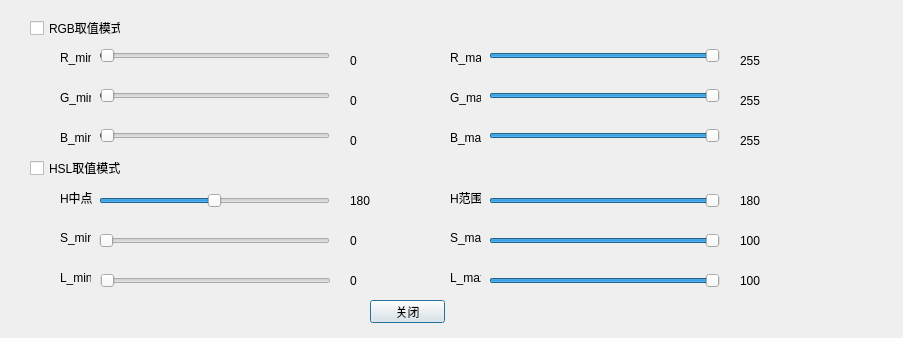
<?xml version="1.0" encoding="UTF-8"?>
<ui version="4.0">
 <class>Features</class>
 <widget class="QDialog" name="Features">
  <property name="geometry">
   <rect>
    <x>0</x>
    <y>0</y>
    <width>903</width>
    <height>338</height>
   </rect>
  </property>
  <property name="windowTitle">
   <string>参数设置</string>
  </property>
  <widget class="QSlider" name="red_min">
   <property name="geometry">
    <rect>
     <x>99</x>
     <y>45</y>
     <width>231</width>
     <height>22</height>
    </rect>
   </property>
   <property name="minimum">
    <number>-1</number>
   </property>
   <property name="maximum">
    <number>255</number>
   </property>
   <property name="value">
    <number>0</number>
   </property>
   <property name="orientation">
    <enum>Qt::Horizontal</enum>
   </property>
  </widget>
  <widget class="QLabel" name="label_red_min">
   <property name="geometry">
    <rect>
     <x>350</x>
     <y>50</y>
     <width>31</width>
     <height>21</height>
    </rect>
   </property>
   <property name="text">
    <string>0</string>
   </property>
  </widget>
  <widget class="QPushButton" name="close">
   <property name="geometry">
    <rect>
     <x>370</x>
     <y>300</y>
     <width>75</width>
     <height>23</height>
    </rect>
   </property>
   <property name="text">
    <string>关闭</string>
   </property>
  </widget>
  <widget class="QLabel" name="label_green_min">
   <property name="geometry">
    <rect>
     <x>350</x>
     <y>90</y>
     <width>31</width>
     <height>21</height>
    </rect>
   </property>
   <property name="text">
    <string>0</string>
   </property>
  </widget>
  <widget class="QSlider" name="green_min">
   <property name="geometry">
    <rect>
     <x>99</x>
     <y>85</y>
     <width>231</width>
     <height>22</height>
    </rect>
   </property>
   <property name="minimum">
    <number>-1</number>
   </property>
   <property name="maximum">
    <number>255</number>
   </property>
   <property name="value">
    <number>0</number>
   </property>
   <property name="orientation">
    <enum>Qt::Horizontal</enum>
   </property>
  </widget>
  <widget class="QLabel" name="label_blue_min">
   <property name="geometry">
    <rect>
     <x>350</x>
     <y>130</y>
     <width>31</width>
     <height>21</height>
    </rect>
   </property>
   <property name="text">
    <string>0</string>
   </property>
  </widget>
  <widget class="QSlider" name="blue_min">
   <property name="geometry">
    <rect>
     <x>99</x>
     <y>125</y>
     <width>231</width>
     <height>22</height>
    </rect>
   </property>
   <property name="minimum">
    <number>-1</number>
   </property>
   <property name="maximum">
    <number>255</number>
   </property>
   <property name="value">
    <number>0</number>
   </property>
   <property name="orientation">
    <enum>Qt::Horizontal</enum>
   </property>
  </widget>
  <widget class="QSlider" name="h_middle">
   <property name="geometry">
    <rect>
     <x>99</x>
     <y>190</y>
     <width>231</width>
     <height>22</height>
    </rect>
   </property>
   <property name="maximum">
    <number>360</number>
   </property>
   <property name="value">
    <number>180</number>
   </property>
   <property name="orientation">
    <enum>Qt::Horizontal</enum>
   </property>
  </widget>
  <widget class="QLabel" name="label_h_middle">
   <property name="geometry">
    <rect>
     <x>350</x>
     <y>190</y>
     <width>31</width>
     <height>21</height>
    </rect>
   </property>
   <property name="text">
    <string>180</string>
   </property>
  </widget>
  <widget class="QSlider" name="s_min">
   <property name="geometry">
    <rect>
     <x>99</x>
     <y>230</y>
     <width>231</width>
     <height>22</height>
    </rect>
   </property>
   <property name="maximum">
    <number>100</number>
   </property>
   <property name="value">
    <number>0</number>
   </property>
   <property name="orientation">
    <enum>Qt::Horizontal</enum>
   </property>
  </widget>
  <widget class="QLabel" name="label_s_min">
   <property name="geometry">
    <rect>
     <x>350</x>
     <y>230</y>
     <width>31</width>
     <height>21</height>
    </rect>
   </property>
   <property name="text">
    <string>0</string>
   </property>
  </widget>
  <widget class="QSlider" name="l_min">
   <property name="geometry">
    <rect>
     <x>100</x>
     <y>270</y>
     <width>231</width>
     <height>22</height>
    </rect>
   </property>
   <property name="maximum">
    <number>100</number>
   </property>
   <property name="value">
    <number>0</number>
   </property>
   <property name="orientation">
    <enum>Qt::Horizontal</enum>
   </property>
  </widget>
  <widget class="QLabel" name="label_l_min">
   <property name="geometry">
    <rect>
     <x>350</x>
     <y>270</y>
     <width>31</width>
     <height>21</height>
    </rect>
   </property>
   <property name="text">
    <string>0</string>
   </property>
  </widget>
  <widget class="QCheckBox" name="rgb_check">
   <property name="geometry">
    <rect>
     <x>30</x>
     <y>20</y>
     <width>91</width>
     <height>16</height>
    </rect>
   </property>
   <property name="text">
    <string>RGB取值模式</string>
   </property>
  </widget>
  <widget class="QCheckBox" name="hsl_check">
   <property name="geometry">
    <rect>
     <x>30</x>
     <y>160</y>
     <width>101</width>
     <height>16</height>
    </rect>
   </property>
   <property name="text">
    <string>HSL取值模式</string>
   </property>
   <property name="checked">
    <bool>false</bool>
   </property>
  </widget>
  <widget class="QLabel" name="label">
   <property name="geometry">
    <rect>
     <x>60</x>
     <y>50</y>
     <width>31</width>
     <height>16</height>
    </rect>
   </property>
   <property name="text">
    <string>R_min</string>
   </property>
  </widget>
  <widget class="QLabel" name="label_7">
   <property name="geometry">
    <rect>
     <x>60</x>
     <y>90</y>
     <width>31</width>
     <height>16</height>
    </rect>
   </property>
   <property name="text">
    <string>G_min</string>
   </property>
  </widget>
  <widget class="QLabel" name="label_8">
   <property name="geometry">
    <rect>
     <x>60</x>
     <y>130</y>
     <width>31</width>
     <height>16</height>
    </rect>
   </property>
   <property name="text">
    <string>B_min</string>
   </property>
  </widget>
  <widget class="QLabel" name="label_9">
   <property name="geometry">
    <rect>
     <x>60</x>
     <y>190</y>
     <width>41</width>
     <height>16</height>
    </rect>
   </property>
   <property name="text">
    <string>H中点</string>
   </property>
  </widget>
  <widget class="QLabel" name="label_10">
   <property name="geometry">
    <rect>
     <x>60</x>
     <y>230</y>
     <width>31</width>
     <height>16</height>
    </rect>
   </property>
   <property name="text">
    <string>S_min</string>
   </property>
  </widget>
  <widget class="QLabel" name="label_11">
   <property name="geometry">
    <rect>
     <x>60</x>
     <y>270</y>
     <width>31</width>
     <height>16</height>
    </rect>
   </property>
   <property name="text">
    <string>L_min</string>
   </property>
  </widget>
  <widget class="QLabel" name="label_2">
   <property name="geometry">
    <rect>
     <x>450</x>
     <y>50</y>
     <width>31</width>
     <height>16</height>
    </rect>
   </property>
   <property name="text">
    <string>R_max</string>
   </property>
  </widget>
  <widget class="QSlider" name="red_max">
   <property name="geometry">
    <rect>
     <x>489</x>
     <y>45</y>
     <width>231</width>
     <height>22</height>
    </rect>
   </property>
   <property name="minimum">
    <number>-1</number>
   </property>
   <property name="maximum">
    <number>255</number>
   </property>
   <property name="value">
    <number>255</number>
   </property>
   <property name="orientation">
    <enum>Qt::Horizontal</enum>
   </property>
  </widget>
  <widget class="QLabel" name="label_red_max">
   <property name="geometry">
    <rect>
     <x>740</x>
     <y>50</y>
     <width>31</width>
     <height>21</height>
    </rect>
   </property>
   <property name="text">
    <string>255</string>
   </property>
  </widget>
  <widget class="QLabel" name="label_3">
   <property name="geometry">
    <rect>
     <x>450</x>
     <y>90</y>
     <width>31</width>
     <height>16</height>
    </rect>
   </property>
   <property name="text">
    <string>G_max</string>
   </property>
  </widget>
  <widget class="QSlider" name="green_max">
   <property name="geometry">
    <rect>
     <x>489</x>
     <y>85</y>
     <width>231</width>
     <height>22</height>
    </rect>
   </property>
   <property name="minimum">
    <number>-1</number>
   </property>
   <property name="maximum">
    <number>255</number>
   </property>
   <property name="value">
    <number>255</number>
   </property>
   <property name="orientation">
    <enum>Qt::Horizontal</enum>
   </property>
  </widget>
  <widget class="QLabel" name="label_green_max">
   <property name="geometry">
    <rect>
     <x>740</x>
     <y>90</y>
     <width>31</width>
     <height>21</height>
    </rect>
   </property>
   <property name="text">
    <string>255</string>
   </property>
  </widget>
  <widget class="QLabel" name="label_4">
   <property name="geometry">
    <rect>
     <x>450</x>
     <y>130</y>
     <width>31</width>
     <height>16</height>
    </rect>
   </property>
   <property name="text">
    <string>B_max</string>
   </property>
  </widget>
  <widget class="QSlider" name="blue_max">
   <property name="geometry">
    <rect>
     <x>489</x>
     <y>125</y>
     <width>231</width>
     <height>22</height>
    </rect>
   </property>
   <property name="minimum">
    <number>-1</number>
   </property>
   <property name="maximum">
    <number>255</number>
   </property>
   <property name="value">
    <number>255</number>
   </property>
   <property name="orientation">
    <enum>Qt::Horizontal</enum>
   </property>
  </widget>
  <widget class="QLabel" name="label_blue_max">
   <property name="geometry">
    <rect>
     <x>740</x>
     <y>130</y>
     <width>31</width>
     <height>21</height>
    </rect>
   </property>
   <property name="text">
    <string>255</string>
   </property>
  </widget>
  <widget class="QLabel" name="label_h_range">
   <property name="geometry">
    <rect>
     <x>740</x>
     <y>190</y>
     <width>31</width>
     <height>21</height>
    </rect>
   </property>
   <property name="text">
    <string>180</string>
   </property>
  </widget>
  <widget class="QSlider" name="h_range">
   <property name="geometry">
    <rect>
     <x>489</x>
     <y>190</y>
     <width>231</width>
     <height>22</height>
    </rect>
   </property>
   <property name="maximum">
    <number>180</number>
   </property>
   <property name="value">
    <number>180</number>
   </property>
   <property name="orientation">
    <enum>Qt::Horizontal</enum>
   </property>
  </widget>
  <widget class="QLabel" name="label_12">
   <property name="geometry">
    <rect>
     <x>450</x>
     <y>190</y>
     <width>31</width>
     <height>16</height>
    </rect>
   </property>
   <property name="text">
    <string>H范围</string>
   </property>
  </widget>
  <widget class="QLabel" name="label_s_max">
   <property name="geometry">
    <rect>
     <x>740</x>
     <y>230</y>
     <width>31</width>
     <height>21</height>
    </rect>
   </property>
   <property name="text">
    <string>100</string>
   </property>
  </widget>
  <widget class="QSlider" name="s_max">
   <property name="geometry">
    <rect>
     <x>489</x>
     <y>230</y>
     <width>231</width>
     <height>22</height>
    </rect>
   </property>
   <property name="maximum">
    <number>100</number>
   </property>
   <property name="value">
    <number>100</number>
   </property>
   <property name="orientation">
    <enum>Qt::Horizontal</enum>
   </property>
  </widget>
  <widget class="QLabel" name="label_13">
   <property name="geometry">
    <rect>
     <x>450</x>
     <y>230</y>
     <width>31</width>
     <height>16</height>
    </rect>
   </property>
   <property name="text">
    <string>S_max</string>
   </property>
  </widget>
  <widget class="QLabel" name="label_l_max">
   <property name="geometry">
    <rect>
     <x>740</x>
     <y>270</y>
     <width>31</width>
     <height>21</height>
    </rect>
   </property>
   <property name="frameShape">
    <enum>QFrame::NoFrame</enum>
   </property>
   <property name="text">
    <string>100</string>
   </property>
  </widget>
  <widget class="QSlider" name="l_max">
   <property name="geometry">
    <rect>
     <x>489</x>
     <y>270</y>
     <width>231</width>
     <height>22</height>
    </rect>
   </property>
   <property name="maximum">
    <number>100</number>
   </property>
   <property name="value">
    <number>100</number>
   </property>
   <property name="orientation">
    <enum>Qt::Horizontal</enum>
   </property>
  </widget>
  <widget class="QLabel" name="label_14">
   <property name="geometry">
    <rect>
     <x>450</x>
     <y>270</y>
     <width>31</width>
     <height>16</height>
    </rect>
   </property>
   <property name="text">
    <string>L_max</string>
   </property>
  </widget>
 </widget>
 <resources/>
 <connections/>
</ui>
